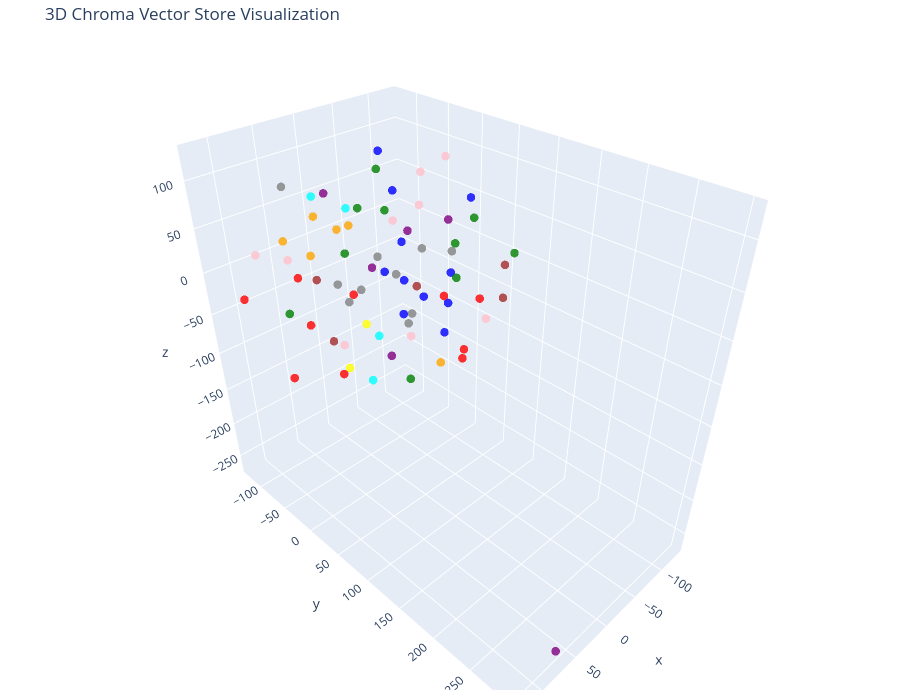

The code cell stored with this chart in its notebook:
### Code cell
# 3D representation of the OpenAI vector store

display_3D_of_the_vector_store(oai_vector_store)

### Figure 1 — Plotly figure (JSON) as saved in the notebook; plotly's stock layout.template omitted (floating-point values rounded to 4 significant figures)
{"data": [{"hoverinfo": "text", "marker": {"color": ["gray", "gray", "gray", "gray", "gray", "gray", "gray", "gray", "gray", "gray", "purple", "purple", "purple", "purple", "purple", "purple", "green", "green", "green", "green", "green", "green", "green", "green", "blue", "blue", "blue", "blue", "blue", "blue", "blue", "blue", "cyan", "cyan", "cyan", "cyan", "orange", "orange", "orange", "orange", "orange", "orange", "yellow", "yellow", "blue", "blue", "blue", "green", "green", "brown", "brown", "brown", "brown", "brown", "red", "red", "red", "red", "red", "red", "red", "red", "red", "red", "pink", "pink", "pink", "pink", "pink", "pink", "pink", "pink", "pink"], "opacity": 0.8, "size": 5}, "mode": "markers", "text": ["Type: company<br>Text: # Branch Network\n\nQ-Transfer operates branches that support customer onboarding, account assistance,...", "Type: company<br>Text: ## Branches\n\n| Branch ID | City | Country | Type | Status |\n|---|---|---|---|---|\n| BR-LAG-001 | Lag...", "Type: company<br>Text: ## Branch Responsibilities\n\nBranches may assist with customer onboarding, identity verification, acc...", "Type: company<br>Text: # Q-Transfer Company Overview\n\nQ-Transfer is a fictional fintech company used for a RAG engineering ...", "Type: company<br>Text: ## Business Profile\n\n- Industry: Financial technology\n- Core services: Local transfers, internationa...", "Type: company<br>Text: ## Core Departments\n\nQ-Transfer operates through Engineering, Product, Operations, Customer Support,...", "Type: company<br>Text: ## Important Principle\n\nCustomer funds and company operating funds must be treated separately. Finan...", "Type: company<br>Text: # Organisation Structure\n\nQ-Transfer uses a functional organisational structure.\n\n## Executive Funct...", "Type: company<br>Text: ## Business Functions\n\nEngineering manages software platforms and infrastructure. Operations manages...", "Type: company<br>Text: ## Escalation\n\nOperational incidents should normally begin with the relevant team lead. Material fin...", "Type: compliance<br>Text: # AML and CFT Controls\n\nAnti-Money Laundering and Countering the Financing of Terrorism controls hel...", "Type: compliance<br>Text: A transaction being unusual does not automatically mean that it is illegal. Alerts require appropria...", "Type: compliance<br>Text: # Regulatory Reporting\n\nQ-Transfer maintains processes for regulatory reporting in jurisdictions whe...", "Type: compliance<br>Text: # Sanctions Screening\n\nQ-Transfer screens relevant customers and transactions against applicable san...", "Type: compliance<br>Text: ## Escalation\n\nConfirmed or unresolved high-risk matches must follow the company's sanctions escalat...", "Type: compliance<br>Text: # Transaction Monitoring\n\nTransaction monitoring identifies activity that may require investigation....", "Type: customers<br>Text: # Customer Complaints\n\nA complaint is an expression of dissatisfaction about a Q-Transfer product, s...", "Type: customers<br>Text: # Customer Profiles\n\nQ-Transfer supports individual and business customers.\n\n## Customer Lifecycle\n\n...", "Type: customers<br>Text: ## Synthetic Customer Examples\n\n| Customer ID | Type | Country | Verification | Risk Level | Status ...", "Type: customers<br>Text: All customer examples are fictional.\n\n## Data Protection\n\nCustomer information must only be accessed...", "Type: customers<br>Text: # Customer Support\n\nCustomer Support handles account questions, transaction enquiries, verification ...", "Type: customers<br>Text: ## Escalation\n\nCases involving suspected fraud, account takeover, sanctions concerns, privacy incide...", "Type: customers<br>Text: # Customer KYC and Verification\n\nKnow Your Customer procedures help Q-Transfer establish who its cus...", "Type: customers<br>Text: ## Business Verification\n\nBusiness customers may require company registration information, ownership...", "Type: employees<br>Text: # Employee Records\n\nQ-Transfer maintains employee records for employment administration and access m...", "Type: employees<br>Text: | Employee ID | Name         | Department       | Role               | Branch  | Status |\n| --------...", "Type: employees<br>Text: | EMP-1003    | Miriam Cole  | Operations       | Operations Manager | London  | Active |\n| EMP-1004...", "Type: employees<br>Text: These records are fictional and contain no real employee information.\n\n## Record Categories\n\nEmploye...", "Type: employees<br>Text: # Employee Onboarding and Offboarding\n\n## Onboarding\n\nNew employees complete identity verification, ...", "Type: employees<br>Text: ## Access Review\n\nManagers are responsible for confirming that access matches the employee's current...", "Type: employees<br>Text: # Employee Roles and Access\n\nQ-Transfer uses role-based access control.\n\n## Examples\n\nCustomer Suppo...", "Type: employees<br>Text: Finance employees can access accounting and reconciliation information required for their duties.\n\nE...", "Type: finance<br>Text: # Ledger and Reconciliation\n\nQ-Transfer maintains financial records that support accurate accounting...", "Type: finance<br>Text: ## Exceptions\n\nA reconciliation mismatch should be investigated and documented. Financial adjustment...", "Type: finance<br>Text: # Month-End Financial Close\n\nFinance performs a controlled month-end close.\n\n## Typical Activities\n\n...", "Type: finance<br>Text: # Treasury Operations\n\nTreasury manages liquidity, funding, settlement positions, and financial expo...", "Type: investments<br>Text: # Investment Accounts\n\nCustomers may have an investment account separate from their normal transfer ...", "Type: investments<br>Text: These examples are fictional.\n\nInvestment transactions should have appropriate records for orders, c...", "Type: investments<br>Text: # Investment Products\n\nQ-Transfer offers investment features through supported investment products.\n...", "Type: investments<br>Text: ## Customer Information\n\nInvestment information should clearly distinguish expected or historical pe...", "Type: investments<br>Text: # Investment Risk\n\nInvestment products can involve different levels and types of risk.\n\nCustomers sh...", "Type: investments<br>Text: Customer-facing information must accurately describe the product and avoid presenting investments as...", "Type: operations<br>Text: # Service Levels\n\nQ-Transfer tracks service performance across customer support and transaction oper...", "Type: operations<br>Text: # Transaction Operations\n\nOperations monitors transaction processing and handles operational excepti...", "Type: policies<br>Text: # Employee Acceptable Use\n\nEmployees must use Q-Transfer systems only for legitimate business purpos...", "Type: policies<br>Text: # Data Retention\n\nQ-Transfer retains business records for periods determined by applicable law, regu...", "Type: policies<br>Text: # Third-Party Management\n\nQ-Transfer relies on external providers such as banking partners, payment ...", "Type: products<br>Text: # Q-Transfer Product Catalogue\n\n## Transfer Products\n\n### Local Transfer\nDomestic money movement wit...", "Type: products<br>Text: ### Money Market Select\nA fictional product providing exposure to short-term money-market instrument...", "Type: risk<br>Text: # Fraud Management\n\nFraud controls protect customers and Q-Transfer from unauthorised or deceptive a...", "Type: risk<br>Text: Customer safety and preservation of evidence are important during investigations....", "Type: risk<br>Text: # Incident Management\n\nAn incident is an event that negatively affects customers, financial processi...", "Type: risk<br>Text: Detect → classify → contain → investigate → resolve → communicate → document → review.\n\nMajor incide...", "Type: risk<br>Text: # Risk Management\n\nQ-Transfer manages several categories of risk.\n\n## Major Risk Categories\n\n- Finan...", "Type: support<br>Text: # Frequently Asked Questions\n\n## Why is my transfer pending?\n\nA transfer may remain pending because ...", "Type: support<br>Text: ## Why is my verification taking longer?\n\nAdditional verification may be required because informatio...", "Type: support<br>Text: ## Are investment returns guaranteed?\n\nInvestment returns should not be described as guaranteed unle...", "Type: support<br>Text: # Internal Knowledge Base Rules\n\nThis knowledge base is designed for an internal RAG assistant.\n\n## ...", "Type: support<br>Text: 1. Use retrieved company information as the primary source.\n2. Do not invent company policies, custo...", "Type: support<br>Text: ## Example\n\nIf asked \"What is the exact regulatory reporting deadline for country X?\" the assistant ...", "Type: technology<br>Text: # Business Continuity and Disaster Recovery\n\nQ-Transfer maintains continuity plans for critical serv...", "Type: technology<br>Text: Business continuity exercises should be performed periodically and lessons should be documented....", "Type: technology<br>Text: # Data Security\n\nQ-Transfer protects customer, employee, transaction, and financial information.\n\n##...", "Type: technology<br>Text: # Technology Architecture\n\nQ-Transfer uses a service-oriented digital platform.\n\n## Major Components...", "Type: transfers<br>Text: # Fees and Foreign Exchange\n\nQ-Transfer may charge transfer fees and may apply an exchange-rate marg...", "Type: transfers<br>Text: ## Example\n\nA customer sends GBP 1,000 to a recipient receiving NGN. The final received amount depen...", "Type: transfers<br>Text: # International Money Transfers\n\nInternational transfers involve sending funds between supported cou...", "Type: transfers<br>Text: ## Important Considerations\n\nInternational transfers may be affected by cut-off times, weekends, pub...", "Type: transfers<br>Text: # Local Money Transfers\n\nQ-Transfer supports domestic transfers in supported markets.\n\n## Typical Fl...", "Type: transfers<br>Text: ## Failed Transfers\n\nFailed transactions should be investigated using transaction status, error info...", "Type: transfers<br>Text: # Refunds and Reversals\n\nRefunds and reversals are controlled financial operations.\n\n## Common Reaso...", "Type: transfers<br>Text: # Transaction Records\n\nEach transfer should have a unique transaction identifier.\n\n## Synthetic Tran...", "Type: transfers<br>Text: These records are synthetic examples.\n\n## Auditability\n\nTransaction records should allow authorised ..."], "type": "scatter3d", "x": [67.79, -75.59, 68.38, -31.28, 77.56, 25.25, 0.6526, 25.35, -39.05, 5.934, 30.94, -64.88, 65.43, -97.05, -7.48, 82.99, 99.1, 9.549, -75.6, -8.376, -23.66, -19.11, 13.39, -130.7, -63.32, -80.49, -103.7, -43.31, -85.65, -81.46, -57.78, -43.99, 71.89, 79.69, 9.118, 73.37, 47.81, -44.95, 24.4, 35.33, 54.04, 49.92, 51.16, 100.4, -21.94, -89.47, -25.72, -2.76, -22.18, 65.71, 2.963, -115.4, -107.6, 48.46, -28.84, 123.6, 53.01, -56.07, -32.59, 111.5, 112.5, 42.25, 25.28, 51.96, -15.24, 112.7, -28.37, 9.162, 7.595, 10.16, -48.23, -76.87, 117.2], "y": [6.767, -55.36, -69.28, 62.29, 55.42, 64.49, -67.69, 43.63, 10.9, -6.707, 68.29, -105.4, 298.7, -8.826, -108.7, 100.0, -34.58, 41.37, 104.6, -80.83, -27.5, -66.5, 7.534, -31.23, -46.48, 1.363, -15.97, -26.53, 6.43, -81.42, -42.11, 6.699, 34.39, -4.857, -7.761, 58.24, -14.67, -118.8, 102.8, -69.76, -54.09, -109.0, 25.57, 59.3, -30.52, 31.74, -35.65, 96.58, 99.74, -11.87, -123.6, 58.97, 65.0, 97.96, 80.51, -1.924, -83.96, 77.93, 49.63, -97.77, 21.03, 150.7, -25.94, -18.69, 124.0, -59.28, 19.71, 23.02, 42.14, -71.12, 36.73, -29.57, 3.471], "z": [18.73, -116.6, 95.29, 38.54, 36.58, -7.1, -60.13, 27.73, 20.44, 20.82, 83.43, -55.81, -264.7, 27.34, 54.19, -11.21, -18.55, -105.3, 35.76, -7.695, 55.41, 46.88, 119.2, -20.89, -49.14, -105.8, -83.36, -77.03, -27.37, 43.93, 2.76, -40.67, 107.0, 108.4, -73.63, -65.1, 62.24, 1.032, -46.13, 53.79, 21.97, 17.59, -25.02, -36.37, -16.23, 67.33, 115.2, 33.61, 88.84, -56.1, -53.14, -9.389, -44.44, 45.75, -78.44, -67.74, -15.59, -18.78, -17.55, -23.36, -1.1, 0.6201, -23.28, -108.1, -4.481, 42.16, 74.42, 71.27, -51.6, -115.1, 122.8, 81.1, 61.71]}], "layout": {"height": 700, "margin": {"b": 10, "l": 10, "r": 10, "t": 40}, "scene": {"xaxis": {"title": {"text": "x"}}, "yaxis": {"title": {"text": "y"}}, "zaxis": {"title": {"text": "z"}}}, "title": {"text": "3D Chroma Vector Store Visualization"}, "width": 900}}
